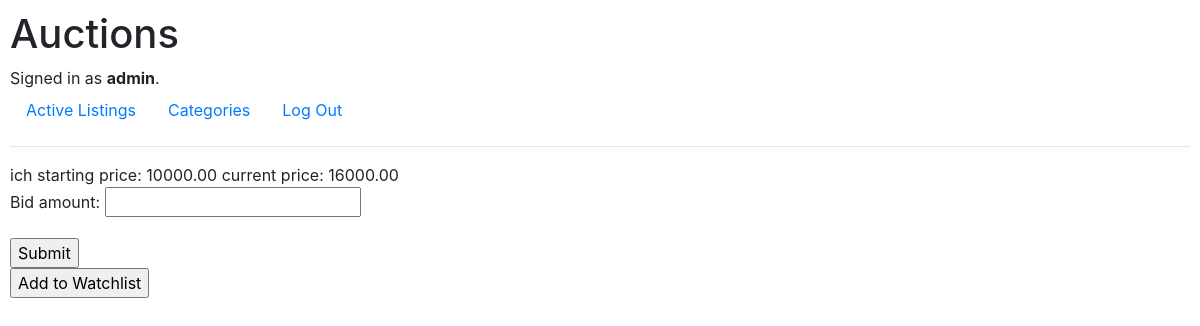
The app's page /auction/2 (signed in) with its own data.
### auctions/models.py (models this page shows, shortened)
class User(AbstractUser):
    pass

class Listing(models.Model):
    item_name = models.CharField(max_length=128)
    item_description = models.TextField()
    starting_price = models.DecimalField(decimal_places=2, max_digits=8, validators=[MinValueValidator(0.01)])
    image = models.ImageField(upload_to="", blank=True, default="noimage.svg.png")
    image_url = models.URLField(blank=True)
    category = models.ForeignKey(Category, on_delete=models.CASCADE, related_name="listings")
    user = models.ForeignKey(User, on_delete=models.CASCADE, related_name="listings")
    active = models.BooleanField(default=True)

class Bid(models.Model):
    bid_amount = models.DecimalField(decimal_places=2, max_digits=8, validators=[MinValueValidator(0.01)])
    user = models.ForeignKey(User, on_delete=models.CASCADE, related_name="bids")
    auction = models.ForeignKey(Listing, on_delete=models.CASCADE, related_name="bids")

### auctions/views.py (the view)
# urls.py: path("auction/<str:pk>", views.auction_view, name="auction"),
def auction_view(request, pk):
    try:
        auction = Listing.objects.get(pk=pk)
    except:
        return render(request, "auctions/no_auction.html")
    highest_bid = Bid.objects.filter(auction=auction).latest("bid_amount")
    watchlist = Watchlist.objects.all().filter(user=request.user).filter(auction=auction)
    return render(
        request,
        "auctions/auction.html",
        {
            "auction": auction,
            "pk": pk,
            "bidform": BidForm(),
            "highest_bid": highest_bid,
            "watchlist": watchlist,
        },
    )

### auctions/views.py
class BidForm(ModelForm):
    class Meta:
        model = Bid
        fields = ["bid_amount"]

### auctions/templates/auctions/auction.html (shortened to what this page needs)
{% extends "auctions/layout.html" %}
{% block body %}
{{ auction.item_name }}
starting price:
{{ auction.starting_price }}
current price:
{{ highest_bid.bid_amount }}
<form action="{% url 'make_bid' auction.pk %}" method="POST">{% csrf_token %}
{{ bidform.as_p }}
<input type="submit">
</form>
<form method="POST" action="{% url 'e_watchlist' auction.pk %}">
    {% if auction in request.user.watchlists.all %}
        <input type="submit" value="Remove from Watchlist" />
    {% else %}
        <input type="submit" value="Add to Watchlist" />
    {% endif %}
</form>
{% endblock %}

### auctions/templates/auctions/layout.html (shortened to what this page needs)
{% load static %}
<!DOCTYPE html>
<html lang="en">
    <head>
        <link rel="stylesheet" href="https://stackpath.bootstrapcdn.com/bootstrap/4.4.1/css/bootstrap.min.css">
        <link href="{% static 'auctions/styles.css' %}" rel="stylesheet">
    </head>
    <body>
        <h1>Auctions</h1>
        <div>
            {% if user.is_authenticated %}
                Signed in as <strong>{{ user.username }}</strong>.
            {% else %}
                Not signed in.
            {% endif %}
        </div>
        <ul class="nav">
            <li class="nav-item">
                <a class="nav-link" href="{% url 'index' %}">Active Listings</a>
            </li>
            <li class="nav-item">
                <a class="nav-link" href="{% url 'categories' %}">Categories</a>
            </li>
            {% if user.is_authenticated %}
                <li class="nav-item">
                    <a class="nav-link" href="{% url 'logout' %}">Log Out</a>
                </li>
            {% endif %}
        </ul>
        <hr>
        {% block body %}
        {% endblock %}
    </body>
</html>

### auctions/static/auctions/styles.css (style rules this page uses)
body { padding: 10px; }

### records on screen
User: username "admin"
Listing: item_name "ich", starting_price "10000.00"
Bid: bid_amount "16000.00"
